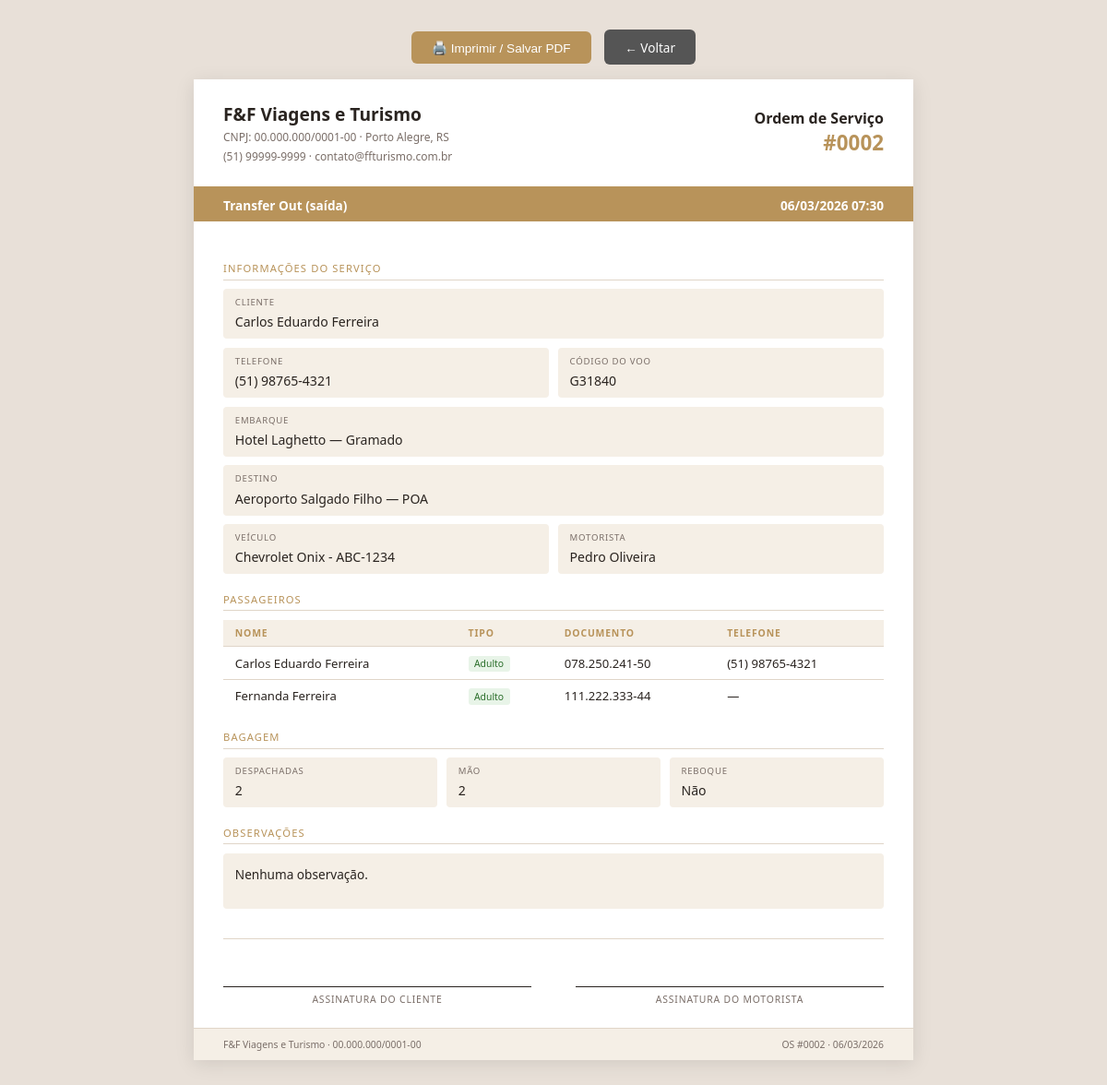
The app's page /agendamentos/2/os-motorista/ with its own data.
### agendamentos/models.py (models this page shows, shortened)
class Agendamento(models.Model):
    class TipoServico(models.TextChoices):
        TRANSFER_IN        = 'transfer_in',        'Transfer In (chegada)'
        TRANSFER_OUT       = 'transfer_out',        'Transfer Out (saída)'
        TRANSFER_IDA_VOLTA = 'transfer_ida_volta',  'Transfer Ida + Volta'
        CITY_TOUR          = 'city_tour',           'City Tour'
    class Status(models.TextChoices):
        PENDENTE   = 'pendente',   'Pendente'
        CONFIRMADO = 'confirmado', 'Confirmado'
        CONCLUIDO  = 'concluido',  'Concluído'
        CANCELADO  = 'cancelado',  'Cancelado'
    class Pagamento(models.TextChoices):
        PENDENTE = 'pendente', 'Pendente'
        PARCIAL  = 'parcial',  'Parcial (sinal pago)'
        PAGO     = 'pago',     'Pago integralmente'
    cliente   = models.ForeignKey(Cliente,   on_delete=models.PROTECT, related_name='agendamentos')
    veiculo   = models.ForeignKey(Veiculo,   on_delete=models.PROTECT, related_name='agendamentos')
    motorista = models.ForeignKey(Motorista, on_delete=models.PROTECT, related_name='agendamentos')
    passeio   = models.ForeignKey(Passeio,   on_delete=models.PROTECT, related_name='agendamentos', blank=True, null=True)
    tipo_servico      = models.CharField(max_length=30, choices=TipoServico.choices)
    data_hora         = models.DateTimeField()
    endereco_embarque = models.CharField(max_length=300)
    destino           = models.CharField(max_length=300)
    codigo_voo        = models.CharField(max_length=20, blank=True, null=True)
    num_adultos      = models.PositiveIntegerField(default=1)
    num_adolescentes = models.PositiveIntegerField(default=0)
    num_criancas     = models.PositiveIntegerField(default=0)
    malas_despachadas = models.PositiveIntegerField(default=0)
    malas_mao         = models.PositiveIntegerField(default=0)
    reboque           = models.BooleanField(default=False)
    valor_total  = models.DecimalField(max_digits=10, decimal_places=2)
    valor_sinal  = models.DecimalField(max_digits=10, decimal_places=2)
    status    = models.CharField(max_length=20, choices=Status.choices,    default=Status.PENDENTE)
    pagamento = models.CharField(max_length=20, choices=Pagamento.choices, default=Pagamento.PENDENTE)
    observacoes = models.TextField(blank=True)
    criado_em   = models.DateTimeField(auto_now_add=True)
    class Meta:
        verbose_name = 'Agendamento'
        verbose_name_plural = 'Agendamentos'
        ordering = ['-data_hora']

class Passageiro(models.Model):
    class Tipo(models.TextChoices):
        ADULTO      = 'adulto',      'Adulto'
        ADOLESCENTE = 'adolescente', 'Adolescente'
        CRIANCA     = 'crianca',     'Criança'
    agendamento = models.ForeignKey(Agendamento, on_delete=models.CASCADE, related_name='passageiros')
    nome        = models.CharField(max_length=200)
    tipo        = models.CharField(max_length=20, choices=Tipo.choices, default=Tipo.ADULTO)
    documento   = models.CharField(max_length=30, blank=True, null=True)
    telefone    = models.CharField(max_length=20, blank=True, null=True)
    class Meta:
        verbose_name = 'Passageiro'
        verbose_name_plural = 'Passageiros'

### clientes/models.py (models this page shows)
class Cliente(models.Model):
    nome = models.CharField(max_length=150)
    telefone = models.CharField(max_length=20)
    email = models.EmailField(blank=True)
    cpf = models.CharField(max_length=14, unique=True, blank=True, null=True)
    criado_em = models.DateTimeField(auto_now_add=True)
    def __str__(self):
        return self.nome

### veiculos/models.py (models this page shows)
class Veiculo(models.Model):
    placa = models.CharField(max_length=10, unique=True)
    modelo = models.CharField(max_length=100)
    capacidade = models.PositiveIntegerField()
    ativo = models.BooleanField(default=True)
    def __str__(self):
        return f"{self.modelo} - {self.placa}"

### motoristas/models.py (models this page shows)
class Motorista(models.Model):
    TIPO_CHOICES = [
        ('proprio', 'Próprio F&F'),
        ('parceiro', 'Parceiro de Agência'),
        ('freelancer', 'Freelancer'),
    ]
    nome = models.CharField(max_length=150)
    telefone = models.CharField(max_length=20)
    cnh = models.CharField(max_length=20, unique=True)
    tipo = models.CharField(max_length=20, choices=TIPO_CHOICES)
    empresa = models.CharField(max_length=150, blank=True)
    ativo = models.BooleanField(default=True)
    def __str__(self):
        return self.nome

### agendamentos/views.py (the view)
# urls.py: path('<int:pk>/os-motorista/', views.os_motorista, name='os_motorista'),
def os_motorista(request, pk):
    agendamento = Agendamento.objects.select_related(
        'cliente', 'veiculo', 'motorista', 'passeio'
    ).get(pk=pk)
    passageiros = agendamento.passageiros.all()
    return render(request, 'agendamentos/os_motorista.html', {
        'agendamento': agendamento,
        'passageiros': passageiros,
        'empresa': settings.EMPRESA,
    })

### agendamentos/templates/agendamentos/os_motorista.html (shortened to what this page needs)
<!DOCTYPE html>
<html lang="pt-BR">
<head>
</head>
<body>
<div class="no-print">
  <button onclick="window.print()">🖨️ Imprimir / Salvar PDF</button>
  <a href="{% url 'agendamentos:lista' %}">← Voltar</a>
</div>
<div class="page">
  <div class="header">
    <div class="company">
      <h1>{{ empresa.nome }}</h1>
      <p>CNPJ: {{ empresa.cnpj }} · {{ empresa.cidade }}</p>
      <p>{{ empresa.telefone }} · {{ empresa.email }}</p>
    </div>
    <div class="doc-info">
      <h2>Ordem de Serviço</h2>
      <div class="os-num">#{{ agendamento.pk|stringformat:"04d" }}</div>
    </div>
  </div>
  <div class="service-bar">
    <span>{{ agendamento.get_tipo_servico_display }}</span>
    <span>{{ agendamento.data_hora|date:"d/m/Y H:i" }}</span>
  </div>
  <div class="body">
    <div class="section-title">Informações do Serviço</div>
    <div class="grid2">
      <div class="field field-full">
        <label>Cliente</label>
        <span>{{ agendamento.cliente }}</span>
      </div>
      <div class="field">
        <label>Telefone</label>
        <span>{{ agendamento.cliente.telefone }}</span>
      </div>
      <div class="field">
        <label>Código do Voo</label>
        <span>{{ agendamento.codigo_voo|default:"—" }}</span>
      </div>
      <div class="field field-full">
        <label>Embarque</label>
        <span>{{ agendamento.endereco_embarque }}</span>
      </div>
      <div class="field field-full">
        <label>Destino</label>
        <span>{{ agendamento.destino }}</span>
      </div>
      <div class="field">
        <label>Veículo</label>
        <span>{{ agendamento.veiculo }}</span>
      </div>
      <div class="field">
        <label>Motorista</label>
        <span>{{ agendamento.motorista }}</span>
      </div>
    </div>
    <div class="section-title">Passageiros</div>
    <table>
      <thead>
        <tr>
          <th>Nome</th>
          <th>Tipo</th>
          <th>Documento</th>
          <th>Telefone</th>
        </tr>
      </thead>
      <tbody>
        {% for p in passageiros %}
        <tr>
          <td>{{ p.nome }}</td>
          <td><span class="badge {{ p.tipo }}">{{ p.get_tipo_display }}</span></td>
          <td>{{ p.documento|default:"—" }}</td>
          <td>{{ p.telefone|default:"—" }}</td>
        </tr>
        {% empty %}
        <tr><td colspan="4" style="color:var(--muted);text-align:center">Nenhum passageiro cadastrado.</td></tr>
        {% endfor %}
      </tbody>
    </table>
    <div class="section-title">Bagagem</div>
    <div class="grid3">
      <div class="field">
        <label>Despachadas</label>
        <span>{{ agendamento.malas_despachadas }}</span>
      </div>
      <div class="field">
        <label>Mão</label>
        <span>{{ agendamento.malas_mao }}</span>
      </div>
      <div class="field">
        <label>Reboque</label>
        <span>{% if agendamento.reboque %}Sim{% else %}Não{% endif %}</span>
      </div>
    </div>
    <div class="section-title">Observações</div>
    <div class="obs">{{ agendamento.observacoes|default:"Nenhuma observação." }}</div>
    <div class="sign-row">
      <div class="sign-field">
        <div class="sign-line"></div>
        <div class="sign-label">Assinatura do Cliente</div>
      </div>
      <div class="sign-field">
        <div class="sign-line"></div>
        <div class="sign-label">Assinatura do Motorista</div>
      </div>
    </div>
  </div>
  <div class="footer">
    <span>{{ empresa.nome }} · {{ empresa.cnpj }}</span>
    <span>OS #{{ agendamento.pk|stringformat:"04d" }} · {{ agendamento.data_hora|date:"d/m/Y" }}</span>
  </div>
</div>
</body>
</html>

### agendamentos/templates/agendamentos/os_motorista.html (style rules this page uses)
* { box-sizing: border-box; margin: 0; padding: 0; }
:root { --gold: #b8935a; --gold-pale: #f5efe6; --ink: #2a2420; --muted: #7a6e68; --line: #e0d5c8; }
body { font-family: 'Segoe UI', sans-serif; background: #e8e0d8; padding: 2rem 1rem; }
.page { background: white; max-width: 780px; margin: 0 auto; box-shadow: 0 4px 20px rgba(0,0,0,.1); }
.header { padding: 1.5rem 2rem; border-bottom: 3px solid var(--gold); display: flex; justify-content: space-between; align-items: center; }
.company h1 { font-size: 1.2rem; color: var(--ink); }
.company p { font-size: .75rem; color: var(--muted); margin-top: .2rem; }
.doc-info { text-align: right; }
.doc-info h2 { font-size: 1rem; color: var(--ink); }
.doc-info .os-num { font-size: 1.4rem; font-weight: 700; color: var(--gold); }
.service-bar { background: var(--gold); padding: .5rem 2rem; display: flex; justify-content: space-between; }
.service-bar span { color: white; font-size: .85rem; font-weight: 600; }
.body { padding: 1.5rem 2rem; }
.section-title { font-size: .7rem; text-transform: uppercase; letter-spacing: .1em; color: var(--gold); margin: 1.2rem 0 .6rem; border-bottom: 1px solid var(--line); padding-bottom: .3rem; }
.grid2 { display: grid; grid-template-columns: 1fr 1fr; gap: .6rem; }
.grid3 { display: grid; grid-template-columns: 1fr 1fr 1fr; gap: .6rem; }
.field { background: var(--gold-pale); border-radius: 4px; padding: .5rem .8rem; }
.field label { font-size: .6rem; text-transform: uppercase; letter-spacing: .08em; color: var(--muted); display: block; margin-bottom: .2rem; }
.field span { font-size: .88rem; color: var(--ink); font-weight: 500; }
.field-full { grid-column: 1 / -1; }
table { width: 100%; border-collapse: collapse; margin-top: .3rem; }
th { background: var(--gold-pale); padding: .45rem .8rem; text-align: left; font-size: .65rem; text-transform: uppercase; letter-spacing: .08em; color: var(--gold); border-bottom: 1px solid var(--line); }
td { padding: .5rem .8rem; font-size: .82rem; color: var(--ink); border-bottom: 1px solid var(--line); }
tr:last-child td { border-bottom: none; }
.badge { display: inline-block; font-size: .65rem; padding: .1rem .4rem; border-radius: 3px; }
.adulto { background: #e8f4e8; color: #2a6e2a; }
.obs { background: var(--gold-pale); border-radius: 4px; padding: .8rem; font-size: .85rem; color: var(--ink); min-height: 60px; margin-top: .3rem; }
.sign-row { display: grid; grid-template-columns: 1fr 1fr; gap: 3rem; margin-top: 2rem; padding-top: 1rem; border-top: 1px solid var(--line); }
.sign-field { text-align: center; }
.sign-line { border-bottom: 1px solid var(--ink); height: 36px; margin-bottom: .4rem; }
.sign-label { font-size: .65rem; color: var(--muted); text-transform: uppercase; letter-spacing: .08em; }
.footer { background: var(--gold-pale); border-top: 1px solid var(--line); padding: .6rem 2rem; display: flex; justify-content: space-between; }
.footer span { font-size: .65rem; color: var(--muted); }
.no-print { text-align: center; margin-bottom: 1rem; }
.no-print button { background: var(--gold); color: white; border: none; padding: .6rem 1.4rem; border-radius: 6px; font-size: .85rem; cursor: pointer; margin: 0 .3rem; }
.no-print a { display: inline-block; background: #555; color: white; text-decoration: none; padding: .6rem 1.4rem; border-radius: 6px; font-size: .85rem; margin: 0 .3rem; }

### records on screen
Agendamento: pk "0002", tipo_servico "Transfer Out (saída)", data_hora "06/03/2026 07:30", cliente "Carlos Eduardo Ferreira", cliente.telefone "(51) 98765-4321", codigo_voo "G31840", endereco_embarque "Hotel Laghetto — Gramado", destino "Aeroporto Salgado Filho — POA", veiculo "Chevrolet Onix - ABC-1234", motorista "Pedro Oliveira", malas_despachadas "2", malas_mao "2", observacoes "Nenhuma observação.", data_hora "06/03/2026"
Passageiro: nome "Carlos Eduardo Ferreira", tipo "Adulto", documento "078.250.241-50", telefone "(51) 98765-4321"
Passageiro: nome "Fernanda Ferreira", tipo "Adulto", documento "111.222.333-44", telefone "—"

### other values on screen
{{ empresa.nome }} "F&F Viagens e Turismo"
{{ empresa.cnpj }} "00.000.000/0001-00"
{{ empresa.cidade }} "Porto Alegre, RS"
{{ empresa.telefone }} "(51) 99999-9999"
{{ empresa.email }} "contato@ffturismo.com.br"
